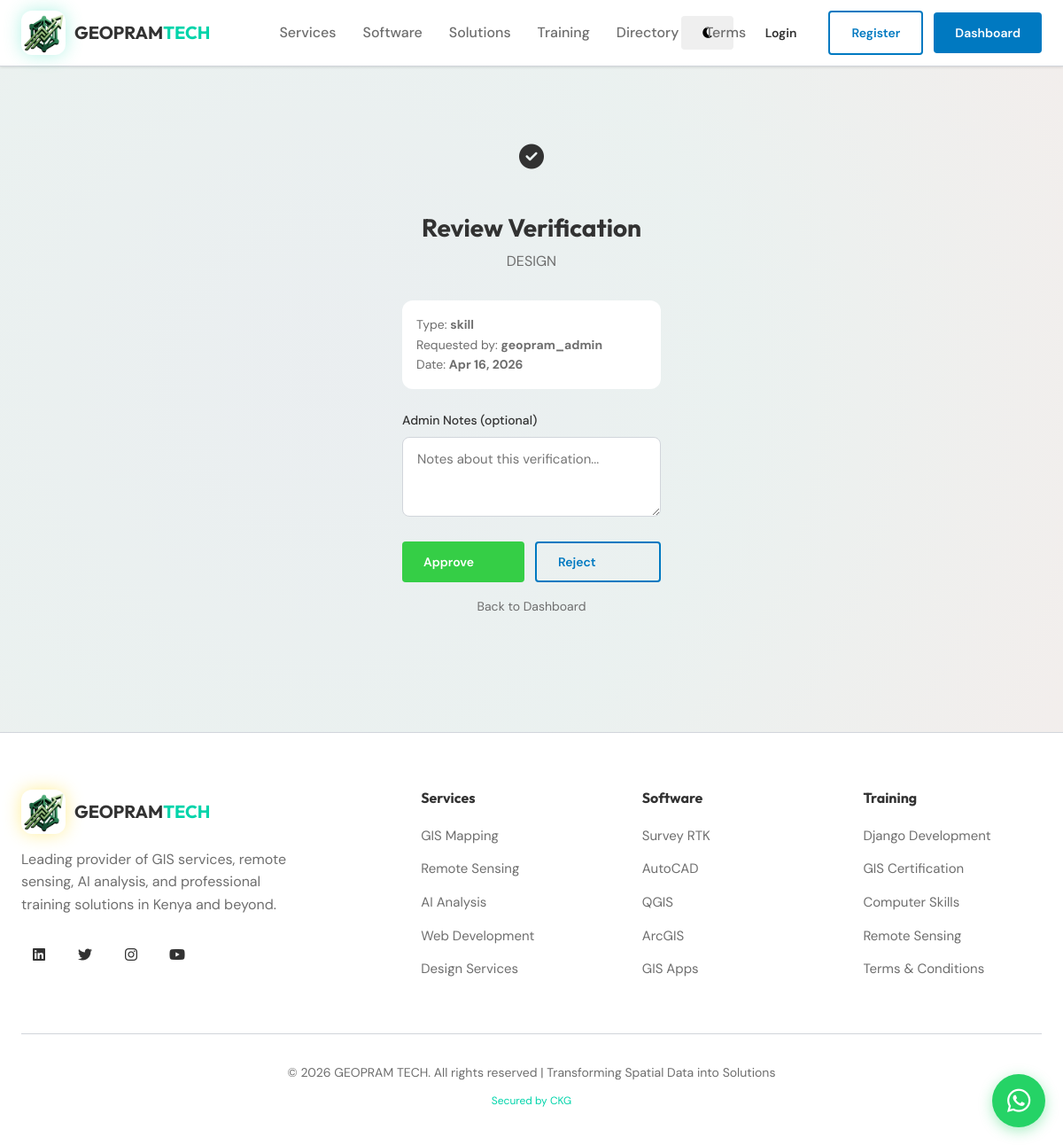
The app's page /panel/review/1/ (signed in) with its own data.
### geopram_app/models.py (models this page shows, shortened)
class VerificationRequest(models.Model):
    STATUS_CHOICES = [
        ("pending", "Pending"),
        ("approved", "Approved"),
        ("rejected", "Rejected"),
    ]
    user_profile = models.ForeignKey(
        UserProfile, on_delete=models.CASCADE, related_name="verification_requests"
    )
    item_type = models.CharField(max_length=20)
    item_id = models.IntegerField()
    item_title = models.CharField(max_length=200)
    status = models.CharField(max_length=20, choices=STATUS_CHOICES, default="pending")
    admin_notes = models.TextField(blank=True)
    requested_at = models.DateTimeField(auto_now_add=True)
    reviewed_at = models.DateTimeField(null=True, blank=True)
    reviewed_by = models.ForeignKey(
        User,
        on_delete=models.SET_NULL,
        null=True,
        blank=True,
        related_name="reviewed_requests",
    )

class UserProfile(models.Model):
    user = models.OneToOneField(User, on_delete=models.CASCADE, related_name="profile")
    bio = models.TextField(max_length=500, blank=True)
    phone = models.CharField(max_length=20, blank=True)
    location = models.CharField(max_length=100, blank=True)
    company = models.CharField(max_length=100, blank=True)
    website = models.URLField(blank=True)
    avatar = models.ImageField(upload_to="avatars/", blank=True, null=True)
    is_public = models.BooleanField(default=False)
    points = models.IntegerField(default=0)
    referral_code = models.CharField(max_length=20, unique=True, blank=True)
    referred_by = models.ForeignKey(
        "self",
        on_delete=models.SET_NULL,
        null=True,
        blank=True,
        related_name="referrals",
    )
    created_at = models.DateTimeField(auto_now_add=True)
    updated_at = models.DateField(auto_now=True)
    last_active = models.DateTimeField(auto_now=True)

### geopram_app/views.py (the view, shortened to what this page needs)
@login_required
def admin_review_verification(request, verification_id):
    if not request.user.is_staff:
        messages.error(request, "Access denied. Admin only.")
        return redirect("dashboard")
    verification = get_object_or_404(VerificationRequest, id=verification_id)
    context = {
        "verification": verification,
    }
    return render(request, "admin_review.html", context)

### templates/admin_review.html (shortened to what this page needs)
{% extends "base.html" %}
{% load static %}
{% block content %}
<div class="login-page">
    <div class="login-container">
        <div class="login-card glass-card">
            <div class="login-header">
                <div class="logo-icon"><i class="fas fa-check-circle"></i></div>
                <h2>Review Verification</h2>
                <p>{{ verification.item_title }}</p>
            </div>
            <div style="padding: 16px; background: var(--bg-elevated); border-radius: 12px; margin-bottom: 24px;">
                <p style="font-size: 14px; color: var(--text-secondary);">Type: <strong>{{ verification.item_type }}</strong></p>
                <p style="font-size: 14px; color: var(--text-secondary);">Requested by: <strong>{{ verification.user_profile.user.username }}</strong></p>
                <p style="font-size: 14px; color: var(--text-secondary);">Date: <strong>{{ verification.requested_at|date:"M d, Y" }}</strong></p>
            </div>
            <form method="POST">
                <div class="form-group">
                    <label>Admin Notes (optional)</label>
                    <textarea name="admin_notes" rows="3" placeholder="Notes about this verification..."></textarea>
                </div>
                <div style="display: flex; gap: 12px;">
                    <button type="submit" name="action" value="approve" class="btn btn-primary" style="flex: 1; background: var(--success);">Approve</button>
                    <button type="submit" name="action" value="reject" class="btn btn-secondary" style="flex: 1;">Reject</button>
                </div>
            </form>
            <a href="{% url 'admin_dashboard' %}" style="display: block; text-align: center; margin-top: 16px; font-size: 14px; color: var(--text-secondary);">Back to Dashboard</a>
        </div>
    </div>
</div>
{% endblock %}

### static/css/style.css (style rules this page uses)
:root { --primary: #0079c1; --primary-dark: #005880; --primary-light: #00a0e4; --secondary: #00D4AA; --accent: #FF6B35; --yellow-glow: #ffd700; --yellow-light: #ffeb3b; --bg-base: #f2f2f2; --bg-surface: #ffffff; --bg-elevated: #ffffff; --text-primary: #323232; --text-secondary: #6e6e6e; --success: #35ce46; --warning: #fca703; --error: #c2292e; --glass-bg: rgba(255, 255, 255, 0.95); --glass-border: #d1d5db; --shadow-sm: 0 1px 3px rgba(0, 0, 0, 0.12); --shadow-md: 0 4px 12px rgba(0, 0, 0, 0.15); --shadow-lg: 0 8px 24px rgba(0, 0, 0, 0.18); --shadow-glow: 0 0 20px rgba(0, 121, 193, 0.2); --shadow-yellow: 0 0 20px rgba(255, 215, 0, 0.4); --radius-sm: 4px; --radius-md: 8px; --radius-lg: 12px; --radius-xl: 16px; --transition-fast: 0.15s ease; --transition-base: 0.25s ease; --transition-slow: 0.4s ease; --gradient-primary: linear-gradient(135deg, #0079c1 0%, #00a0e4 100%); --gradient-accent: linear-gradient(135deg, #FF6B35 0%, #ff9a3c 100%); --gradient-mesh: radial-gradient(circle at 30% 50%, rgba(0, 121, 193, 0.08) 0%, rgba(0, 212, 170, 0.08) 50%, rgba(255, 107, 53, 0.08) 100%); }
*, *::before, *::after { box-sizing: border-box; margin: 0; padding: 0; }
html { scroll-behavior: smooth; }
body { font-family: 'DM Sans', 'Avenir', 'Helvetica Neue', sans-serif; background-color: var(--bg-base); background: var(--gradient-mesh); color: var(--text-primary); line-height: 1.6; overflow-x: hidden; }
h1, h2, h3, h4, h5, h6 { font-family: 'Outfit', sans-serif; font-weight: 700; line-height: 1.2; }
h2 { font-size: 40px; }
a { text-decoration: none; color: inherit; transition: var(--transition-base); }
.btn { display: inline-flex; align-items: center; gap: 8px; padding: 12px 24px; font-family: 'DM Sans', sans-serif; font-weight: 600; font-size: 14px; border-radius: var(--radius-sm); border: none; cursor: pointer; transition: var(--transition-base); text-transform: capitalize; }
.btn-primary { background: var(--primary); color: white; }
.btn-secondary { background: transparent; color: var(--primary); border: 2px solid var(--primary); }
.login-page { min-height: 100vh; display: flex; align-items: center; justify-content: center; background: var(--bg-base); position: relative; }
.login-page::before { content: ''; position: absolute; inset: 0; background: var(--gradient-mesh); opacity: 0.4; }
.login-container { position: relative; z-index: 1; width: 100%; max-width: 420px; padding: 24px; }
.login-card { padding: 40px; }
.login-header { text-align: center; margin-bottom: 32px; }
.login-header .logo-icon { width: 64px; height: 64px; font-size: 28px; margin: 0 auto 20px; }
.login-header h2 { font-size: 28px; margin-bottom: 8px; }
.login-header p { color: var(--text-secondary); }
.form-group { margin-bottom: 20px; }
.form-group label { display: block; margin-bottom: 8px; font-weight: 500; font-size: 14px; }
.form-group input, .form-group textarea, .form-group select { width: 100%; padding: 14px 16px; background: var(--bg-elevated); border: 1px solid var(--glass-border); border-radius: var(--radius-md); color: var(--text-primary); font-family: 'DM Sans', sans-serif; font-size: 15px; transition: var(--transition-base); }

### records on screen
VerificationRequest: item_title "DESIGN", item_type "skill", user_profile.user.username "geopram_admin", requested_at "Apr 16, 2026"
